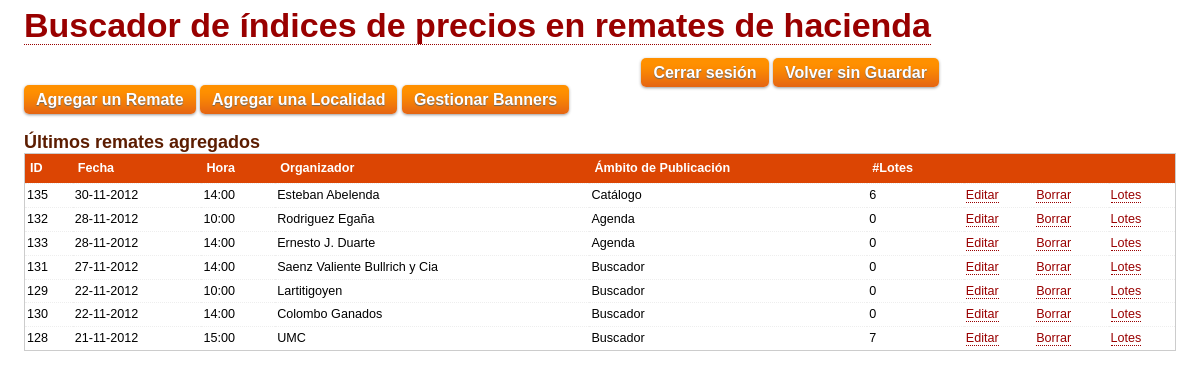
The page /login.php (signed in) on the database its author committed.
### tables this page shows
CREATE TABLE IF NOT EXISTS `remates` (
  `remate_id` int(11) NOT NULL AUTO_INCREMENT,
  `fecha_re` date NOT NULL,
  `hora_re` varchar(5) NOT NULL DEFAULT '14:00',
  `organizador` varchar(100) DEFAULT NULL,
  `metodo` varchar(50) DEFAULT NULL,
  `logo_re` varchar(255) NOT NULL DEFAULT 'images/logos/rural.png',
  `nombre_re` varchar(50) DEFAULT NULL,
  `informes_re` varchar(50) NOT NULL DEFAULT '(011) 4777-4200',
  `status_re` int(1) NOT NULL DEFAULT '0',
  `cardinal_re` int(11) NOT NULL DEFAULT '0',
  PRIMARY KEY (`remate_id`)
);

### inc/class.hacienda.inc.php (the view, shortened to what this page needs)
<?php
class BipherHacienda
{
	private $_db;
	public function __construct($db=NULL)
	{
		if(is_object($db))
		{
			$this->_db = $db;
		}
		else
		{
			$dsn = "mysql:host=".DB_HOST.";dbname=".DB_NAME;
			$this->_db = new PDO($dsn, DB_USER, DB_PASS);
		}
	}
	public function listaRemates()
	{
		$sql = "SELECT remate_id, fecha_re, hora_re, organizador, status_re, cardinal_re FROM remates ORDER BY fecha_re DESC";
	try
	{
		$stmt = $this->_db->prepare($sql);
		$stmt->execute();
		echo '<table class="ensayo" summary="Remates de hacienda cargados en Bipher" cellspacing="0">';
		echo '<tbody>';
		echo '<tr class="principal">';
		echo '<th>ID</th><th>Fecha</th><th>Hora</th><th>Organizador</th><th>Ámbito de Publicación</th><th>#Lotes</th><th></th><th></th><th></th>';
		echo '</tr>';
		echo '<tr>';
		while($row = $stmt->fetch())
		{
			$rid = $row['remate_id'];
			$fecha = $row['fecha_re'];
			$hora = $row['hora_re'];
			$orga = $row['organizador'];
			$stat = $row['status_re'];
			$card = $row['cardinal_re'];
			echo "<tr>";
			echo "<td>" .$rid."</td>";
			echo "<td>" .darVueltaFecha($fecha)."</td>";
			echo "<td>" .$hora."</td>";
			echo "<td>" .$orga."</td>";
			echo "<td>" .ambitoDePublicacion($stat)."</td>";
			echo "<td>" .$card."</td>";
			echo '<td><a href="editar-remate.php?subasta='.$rid.'">Editar</a></td>';
			echo '<td><a href="eliminar-remate.php?subasta='.$rid.'">Borrar</a></td>';
			echo '<td><a href="nuevo-lote.php?subasta='.$rid.'&lote=nuevo">Lotes</a></td>';
			echo "</tr>";
		}
	}
	catch(PDOException $e)
		{
			return $e->getMessage();
		}
	}
}
?>

### comun/frente.css (style rules this page uses)
* { margin: 0; padding: 0; }
body { font: 14px/1.1 Helvetica, Sans-Serif; }
a { text-decoration: none; color: #900; border-bottom: 1px dotted #900; outline: none; }
table.ensayo { border: 1px solid #ccc; width: 100%; margin-top: 0; }
table.ensayo tbody tr.principal th { font: bold .9em/1.5em Tahoma, Arial, sans-serif; color: #fff; background: #DC4503; text-align: left; padding: 5px; border: 0; }
table.ensayo tbody td { font: .9em/1.5em Tahoma, Arial, sans-serif; color: #000; background: #fff; text-align: left; padding: 2px; border-top: 1px dotted #eee; }
table.ensayo tbody th { font: bold .9em/1.5em Tahoma, Arial, sans-serif; color: #DC4503; background: #FEFFF1; text-align: center; padding: 2px; border-top: 1px solid #eee; }

### rows shown on the page
remates: remate_id "135", fecha_re "30-11-2012", hora_re "14:00", organizador "Esteban Abelenda", status_re "Catálogo", cardinal_re "6"
remates: remate_id "132", fecha_re "28-11-2012", hora_re "10:00", organizador "Rodriguez Egaña", status_re "Agenda", cardinal_re "0"
remates: remate_id "133", fecha_re "28-11-2012", hora_re "14:00", organizador "Ernesto J. Duarte", status_re "Agenda", cardinal_re "0"
remates: remate_id "131", fecha_re "27-11-2012", hora_re "14:00", organizador "Saenz Valiente Bullrich y Cia", status_re "Buscador", cardinal_re "0"
remates: remate_id "129", fecha_re "22-11-2012", hora_re "10:00", organizador "Lartitigoyen", status_re "Buscador", cardinal_re "0"
remates: remate_id "130", fecha_re "22-11-2012", hora_re "14:00", organizador "Colombo Ganados", status_re "Buscador", cardinal_re "0"
remates: remate_id "128", fecha_re "21-11-2012", hora_re "15:00", organizador "UMC", status_re "Buscador", cardinal_re "7"
